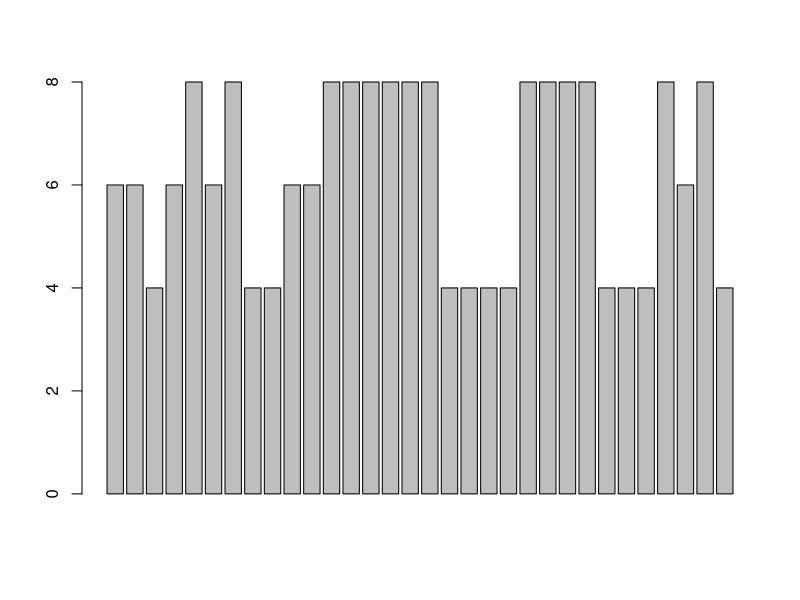
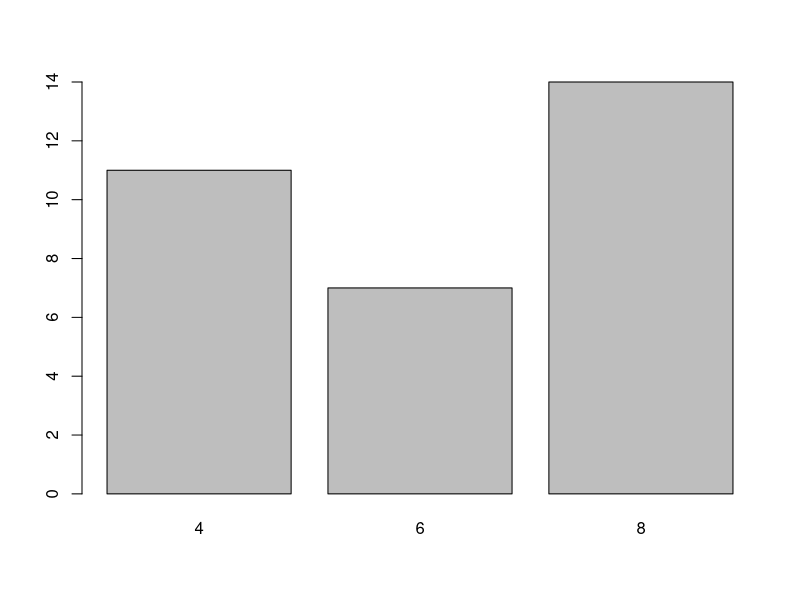
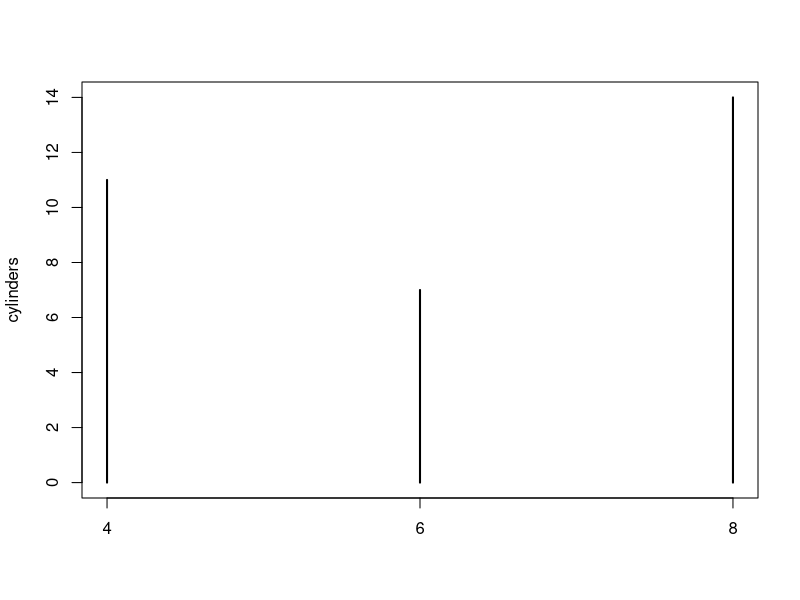

Here is the R script that generated these plots, in order:
# File:   BarCharts.R
# Course: R: An Introduction (with RStudio)

# LOAD DATASETS PACKAGES ###################################

library(datasets)

# LOAD DATA ################################################

?mtcars
head(mtcars) # Find the first few rows

# BAR CHARTS ###############################################

barplot(mtcars$cyl)             # Doesn't work

# Need a table with frequencies for each category
cylinders <- table(mtcars$cyl)  # Create table
barplot(cylinders)              # Bar chart
plot(cylinders)                 # Default X-Y plot (lines)

# CLEAN UP #################################################

# Clear environment
rm(list = ls()) 

# Clear packages
detach("package:datasets", unload = TRUE)  # For base

# Clear plots
dev.off()  # But only if there IS a plot

# Clear console
cat("\014")  # ctrl+L

# Clear mind :)
